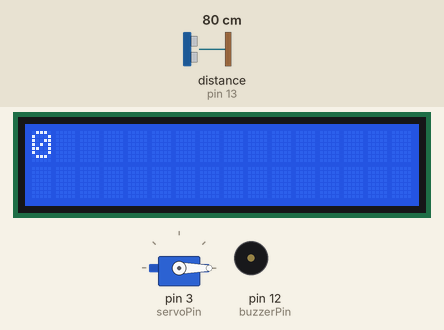
This sketch was run on a simulated Arduino Uno, built with avr-gcc and run on an emulated ATmega328P. On the bench: servo, 16×2 character LCD, buzzer (waves = sounding, pin HIGH). The inputs (shaded band) are chosen by the test bench; at power-on: distance to the obstacle (sensor on pin 13) 80 cm. Random numbers use the default seed unless the sketch sets one; the audio player accepts every command and is not drawn.

Above: at 1.7 s.
1.8 s: distance to the obstacle (sensor on pin 13) set to 19 cm
3.3 s: distance to the obstacle (sensor on pin 13) set to 14 cm
At 4.59 s:
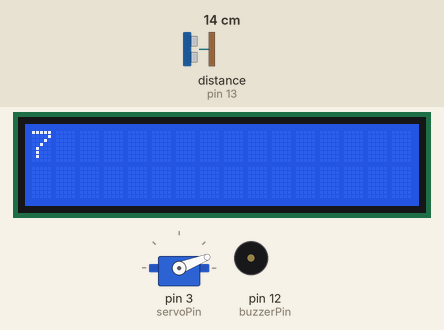
At 5.8 s:
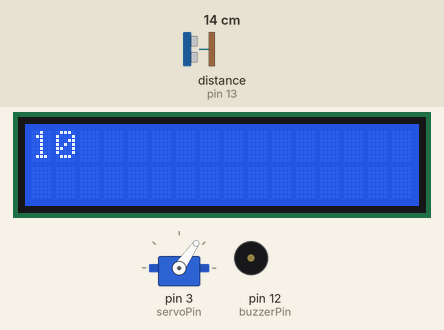
Timing chart, 0 to 7.3 s (numbered marks = the images above; inputs shaded):
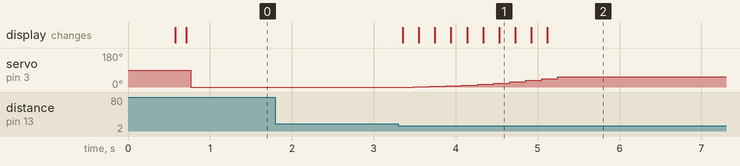

The sketch:

basketball.ino
```cpp
#include "Arduino.h"
#include "SoftwareSerial.h"
#include "DFRobotDFPlayerMini.h"
#include <NewPingNew.h>
#include <Servo.h>
#include <Wire.h>
#include <LiquidCrystal_I2C.h>

const int buzzerPin = 12;
const int sonarPin = 13;
const int servoPin = 3;

LiquidCrystal_I2C lcd(0x3F, 2, 1, 0, 4, 5, 6, 7, 3, POSITIVE);
Servo servo;
NewPingNew sonar(sonarPin, sonarPin, 200);
SoftwareSerial mySoftwareSerial(6, 5);
DFRobotDFPlayerMini myDFPlayer;

const long TIME = 120000;
const int WIN_SCORE = 10, MAX_DIST = 17;
int dist, sound, angle, spd = 0, score = 0;
boolean up = true, isStart = true, isFinish = false;
long startGameTime;

void setup()
{
  mySoftwareSerial.begin(9600);
  Serial.begin(115200);
  if(!myDFPlayer.begin(mySoftwareSerial))
  {  //Use softwareSerial to communicate with mp3.
    Serial.println(F("Unable to begin:"));
    Serial.println(F("1.Please recheck the connection!"));
    Serial.println(F("2.Please insert the SD card!"));
    while(true);
  }
  servo.attach(servoPin);
  myDFPlayer.setTimeOut(500);
  myDFPlayer.volume(10);
  myDFPlayer.EQ(DFPLAYER_EQ_NORMAL);
  myDFPlayer.outputDevice(DFPLAYER_DEVICE_SD);
  lcd.begin(16,2);
  lcd.backlight();
  pinMode(buzzerPin, OUTPUT);
  randomSeed(analogRead(0));
}

void loop()
{
  if(isStart)
  {
    servo.write(90);
    delay(100);
    isStart = false;
    isFinish = false;
    score = 0;
    spd = 0;
    lcd.clear();
    lcd.print(0);
    myDFPlayer.play(13);
    startGameTime = millis();
  }

  if(millis() - startGameTime > TIME)
  {
    beep(2093,1000);
    isFinish = true;
    isStart = true;
    sound = random(9,14);
    myDFPlayer.play(sound);
    delay(5000);
  }

  if(!isFinish)
  {
    delay(50);
    dist = sonar.ping_cm();
    if(dist < MAX_DIST)
    {
      score++;
      spd++;
      lcd.clear();
      lcd.print(score);
      sound = random(1,9);
      myDFPlayer.play(sound);
      delay(100);
    }

    if(up)
    {
      angle = angle + spd;
      if(angle > 180)
      {
        up = false;
      }
      else
      {
        servo.write(angle);
        delay(10);
      }
    }
    else
    {
      angle = angle - spd;
      if(angle < 0)
      {
        up = true;
      }
      else
      {
        servo.write(angle);
        delay(10);
      }
    }
  }

  if(score >= WIN_SCORE)
  {
    isFinish = true;
    isStart = true;
    myDFPlayer.play(14);
    delay(150000);
  }
}

void beep(int frequencyInHertz, long timeInMilliseconds)
{
  int x;
  long delayAmount = (long)(1000000/frequencyInHertz);
  long loopTime = (long)((timeInMilliseconds*1000)/(delayAmount*2));
  for (x=0; x<loopTime; x++)
  {
    digitalWrite(buzzerPin,HIGH);
    delayMicroseconds(delayAmount);
    digitalWrite(buzzerPin,LOW);
    delayMicroseconds(delayAmount);
  }
}
```

Measured:
- the behaviour switches between 17 and 16 cm on distance to the obstacle (sensor on pin 13) (found by bisection; images 0 and 1)
- after the input at 1.8 s, every drawn part: stays the same
- after the input at 3.3 s, servo on pin 3 (servoPin): moves from 0° to 55° over 1.8 s, starting after 0.19 s; the display: first changes after 0.06 s (image 1 shows a later state)
